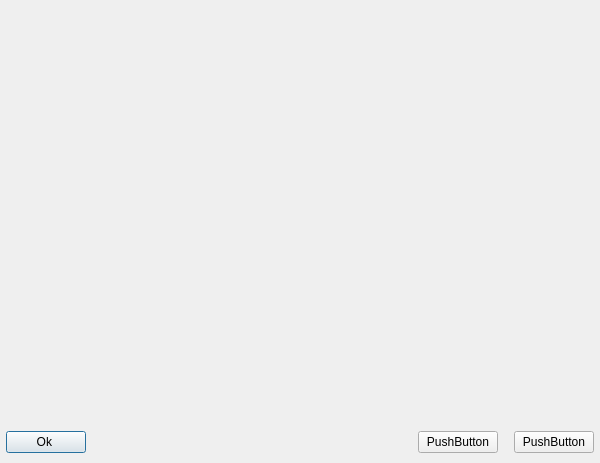
<?xml version="1.0" encoding="UTF-8"?>
<ui version="4.0">
 <class>m_Window</class>
 <widget class="QFrame" name="m_Window">
  <property name="geometry">
   <rect>
    <x>0</x>
    <y>0</y>
    <width>600</width>
    <height>463</height>
   </rect>
  </property>
  <property name="sizePolicy">
   <sizepolicy hsizetype="Expanding" vsizetype="Expanding">
    <horstretch>0</horstretch>
    <verstretch>0</verstretch>
   </sizepolicy>
  </property>
  <property name="minimumSize">
   <size>
    <width>400</width>
    <height>0</height>
   </size>
  </property>
  <property name="focusPolicy">
   <enum>Qt::TabFocus</enum>
  </property>
  <layout class="QVBoxLayout" name="verticalLayout">
   <property name="spacing">
    <number>16</number>
   </property>
   <property name="leftMargin">
    <number>6</number>
   </property>
   <property name="topMargin">
    <number>4</number>
   </property>
   <property name="rightMargin">
    <number>6</number>
   </property>
   <property name="bottomMargin">
    <number>10</number>
   </property>
   <item>
    <widget class="COsdSelectTree" name="m_Tree">
     <property name="focusPolicy">
      <enum>Qt::WheelFocus</enum>
     </property>
     <property name="autoFillBackground">
      <bool>false</bool>
     </property>
     <property name="styleSheet">
      <string notr="true">#m_Tree {background-color: transparent;}
/*INCLUDE_UI_scrollbar.qss*/</string>
     </property>
     <property name="frameShape">
      <enum>QFrame::NoFrame</enum>
     </property>
     <property name="editTriggers">
      <set>QAbstractItemView::NoEditTriggers</set>
     </property>
     <property name="showDropIndicator" stdset="0">
      <bool>false</bool>
     </property>
     <property name="verticalScrollMode">
      <enum>QAbstractItemView::ScrollPerPixel</enum>
     </property>
     <property name="indentation">
      <number>2</number>
     </property>
     <property name="uniformRowHeights">
      <bool>true</bool>
     </property>
     <property name="animated">
      <bool>true</bool>
     </property>
     <property name="columnCount">
      <number>2</number>
     </property>
     <property name="sliderInfo" stdset="0">
      <string notr="true">color1=&quot;0x5010F010&quot; color2=&quot;0&quot; type=&quot;0&quot; roundcorner=&quot;0&quot; borderwidth=&quot;0&quot; bordercolor=&quot;0&quot;</string>
     </property>
     <property name="borderInfo" stdset="0">
      <string notr="true">borderwidth=&quot;1&quot; roundcorner=&quot;0&quot; bordercolor=&quot;0x90808080&quot; </string>
     </property>
     <property name="imageParams" stdset="0">
      <string notr="true">empty=&quot;img/bookmarks/bookmark.png&quot; </string>
     </property>
     <property name="cursorInfo" stdset="0">
      <stringlist notr="true">
       <string>id=&quot;focus&quot;  marginBottom=&quot;1&quot; marginTop=&quot;1&quot; type=&quot;0&quot; color1=&quot;0x7080A0FF&quot; roundcorner=&quot;0&quot; bordercolor=&quot;0xFF000000&quot; borderWidth=&quot;0&quot;</string>
       <string>id=&quot;hover&quot; marginBottom=&quot;1&quot; marginTop=&quot;1&quot; type=&quot;0&quot; color1=&quot;0x3080A0FF&quot; roundcorner=&quot;0&quot; bordercolor=&quot;0xFF000000&quot; borderWidth=&quot;0&quot;</string>
      </stringlist>
     </property>
     <property name="columnDecorate" stdset="0">
      <stringlist notr="true">
       <string>column=&quot;1&quot;  color=&quot;0xFFffcc4a&quot; bold=&quot;1&quot; addHeight=&quot;2&quot; alignment=&quot;0x82&quot;</string>
      </stringlist>
     </property>
     <attribute name="headerVisible">
      <bool>false</bool>
     </attribute>
     <column>
      <property name="text">
       <string notr="true">1</string>
      </property>
     </column>
     <column>
      <property name="text">
       <string notr="true">2</string>
      </property>
     </column>
    </widget>
   </item>
   <item>
    <layout class="QHBoxLayout" name="horizontalLayout">
     <item>
      <widget class="QPushButton" name="m_OkButton">
       <property name="sizePolicy">
        <sizepolicy hsizetype="Preferred" vsizetype="Fixed">
         <horstretch>0</horstretch>
         <verstretch>0</verstretch>
        </sizepolicy>
       </property>
       <property name="maximumSize">
        <size>
         <width>160</width>
         <height>16777215</height>
        </size>
       </property>
       <property name="focusPolicy">
        <enum>Qt::TabFocus</enum>
       </property>
       <property name="styleSheet">
        <string notr="true">/*INCLUDE_UI_defaultbutton.qss*/</string>
       </property>
       <property name="text">
        <string>      Ok       </string>
       </property>
       <property name="default">
        <bool>true</bool>
       </property>
      </widget>
     </item>
     <item>
      <spacer name="horizontalSpacer">
       <property name="orientation">
        <enum>Qt::Horizontal</enum>
       </property>
       <property name="sizeType">
        <enum>QSizePolicy::Expanding</enum>
       </property>
       <property name="sizeHint" stdset="0">
        <size>
         <width>30</width>
         <height>0</height>
        </size>
       </property>
      </spacer>
     </item>
     <item>
      <widget class="QPushButton" name="m_ResetPosition">
       <property name="styleSheet">
        <string notr="true">/*INCLUDE_UI_defaultbutton.qss*/</string>
       </property>
       <property name="text">
        <string>PushButton</string>
       </property>
      </widget>
     </item>
     <item>
      <widget class="QPushButton" name="m_ButtonDelete">
       <property name="sizePolicy">
        <sizepolicy hsizetype="Minimum" vsizetype="Fixed">
         <horstretch>0</horstretch>
         <verstretch>0</verstretch>
        </sizepolicy>
       </property>
       <property name="styleSheet">
        <string notr="true">/*INCLUDE_UI_defaultbutton.qss*/</string>
       </property>
       <property name="text">
        <string>PushButton</string>
       </property>
      </widget>
     </item>
    </layout>
   </item>
  </layout>
 </widget>
 <customwidgets>
  <customwidget>
   <class>COsdSelectTree</class>
   <extends>QTreeWidget</extends>
   <header>OsdSelectTree.h</header>
  </customwidget>
 </customwidgets>
 <resources/>
 <connections/>
</ui>
